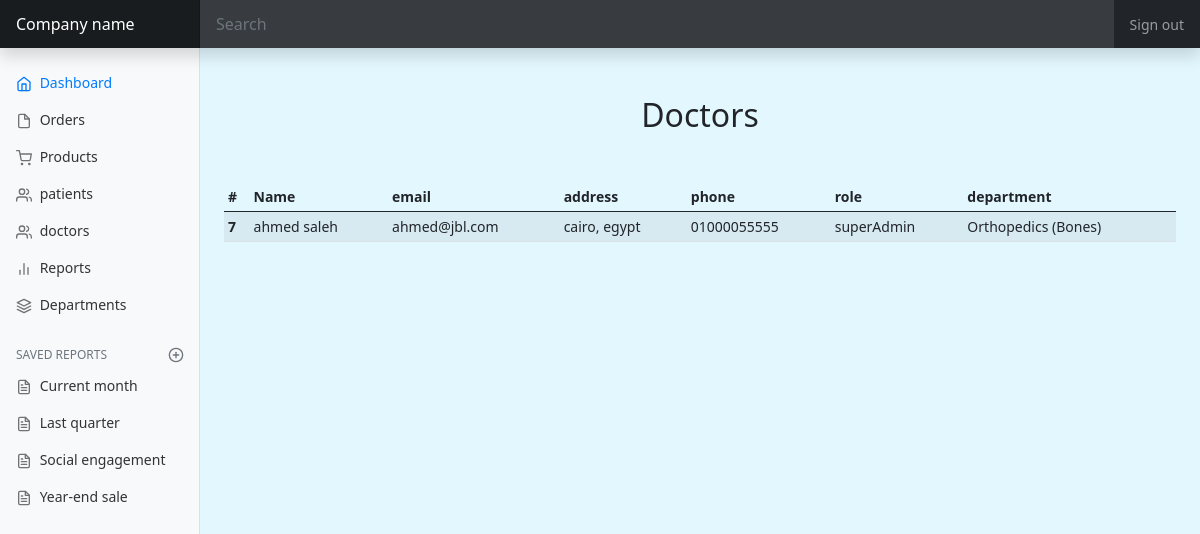
The app's page /admin/admins.php (signed in) with its own data.
### tables this page shows
CREATE TABLE `doctors` (
  `doctor_id` int(11) NOT NULL,
  `name` char(100) NOT NULL,
  `email` char(100) NOT NULL,
  `password` char(50) NOT NULL,
  `address` char(100) NOT NULL,
  `phone` char(15) NOT NULL,
  `role` int(11) NOT NULL,
  `cat_id` int(11) NOT NULL
);

CREATE TABLE `admin_rules` (
  `id` int(11) NOT NULL,
  `title` char(100) NOT NULL
);

CREATE TABLE `categories` (
  `category_id` int(11) NOT NULL,
  `title` char(65) NOT NULL
);

### admin/admins.php (the view, shortened to what this page needs)
<?php
    if (isset($_SESSION['superAdmin'])) {
    include 'initialize.php';
?>
<header class="navbar navbar-dark sticky-top bg-dark flex-md-nowrap p-0 shadow">
    <a class="navbar-brand col-md-3 col-lg-2 me-0 px-3" href="#">Company name</a>
    <input class="form-control form-control-dark w-100" type="text" placeholder="Search" aria-label="Search">
    <ul class="navbar-nav px-3">
        <li class="nav-item text-nowrap">
            <a class="nav-link" href="logout.php">Sign out</a>
        </li>
    </ul>
</header>
<div class="container-fluid">
<div class="row">
<nav id="sidebarMenu" class="col-md-3 col-lg-2 d-md-block bg-light sidebar collapse">
    <div class="position-sticky pt-3">
    <ul class="nav flex-column">
        <li class="nav-item">
        <a class="nav-link active" aria-current="page" href="dashboard.php">
            <span data-feather="home"></span>
            Dashboard
        </a>
        </li>
        <li class="nav-item">
        <a class="nav-link" href="#">
            <span data-feather="file"></span>
            Orders
        </a>
        </li>
        <li class="nav-item">
        <a class="nav-link" href="#">
            <span data-feather="shopping-cart"></span>
            Products
        </a>
        </li>
        <li class="nav-item">
        <a class="nav-link" href="patients.php">
            <span data-feather="users"></span>
            patients
        </a>
        </li>
        <li class="nav-item">
        <a class="nav-link" href="admins.php">
            <span data-feather="users"></span>
            doctors
        </a>
        </li>
        <li class="nav-item">
        <a class="nav-link" href="#">
            <span data-feather="bar-chart-2"></span>
            Reports
        </a>
        </li>
        <li class="nav-item">
        <a class="nav-link" href="categories.php">
            <span data-feather="layers"></span>
            Departments
        </a>
        </li>
    </ul>
    <h6 class="sidebar-heading d-flex justify-content-between align-items-center px-3 mt-4 mb-1 text-muted">
        <span>Saved reports</span>
        <a class="link-secondary" href="#" aria-label="Add a new report">
        <span data-feather="plus-circle"></span>
        </a>
    </h6>
    <ul class="nav flex-column mb-2">
        <li class="nav-item">
        <a class="nav-link" href="#">
            <span data-feather="file-text"></span>
            Current month
        </a>
        </li>
        <li class="nav-item">
        <a class="nav-link" href="#">
            <span data-feather="file-text"></span>
            Last quarter
        </a>
        </li>
        <li class="nav-item">
        <a class="nav-link" href="#">
            <span data-feather="file-text"></span>
            Social engagement
        </a>
        </li>
        <li class="nav-item">
        <a class="nav-link" href="#">
            <span data-feather="file-text"></span>
            Year-end sale
        </a>
        </li>
    </ul>
    </div>
</nav>
        <main class="col-md-9 ms-sm-auto col-lg-10 px-md-4">
        <h2 class="text-center my-5">Doctors</h2>
            <div class="table-responsive ">
                <table class="table table-striped table-sm table-hover">
                    <thead>
                        <tr>
                        <th>#</th>
                        <th>Name</th>
                        <th>email</th>
                        <th>address</th>
                        <th>phone</th>
                        <th>role</th>
                        <th>department</th>
                        </tr>
                    </thead>
                    <tbody>
                        <?php
                            $sql = "select doctors.*, categories.title as catTitle, admin_rules.title as role  from doctors join categories on doctors.cat_id = categories.category_id  join admin_rules on doctors.role = admin_rules.id";
                            $op = mysqli_query($con, $sql);
                            while($data = mysqli_fetch_assoc($op)) {
                                echo '
                                <tr>
                                    <th>' . $data['doctor_id'] . '</th>
                                    <td>' . $data['name'] . '</td>
                                    <td>' . $data['email'] . '</td>
                                    <td>' . $data['address'] . '</td>
                                    <td>' . $data['phone'] . '</td>
                                    <td>' . $data['role'] . '</td>
                                    <td>' . $data['catTitle'] . '</td>
                                </tr>';
                            }
                        ?>
                    </tbody>
                </table>
            </div>
        </main>
    </div>
</div>
<?php
    include $templates . 'footer.php';
?>
<?php
    }
?>

### admin/layout/css/style.css (style rules this page uses)
body { height: 1000px; background-color: #e3f7ff }

### admin/layout/css/dashboard.css (style rules this page uses)
body { font-size: .875rem; }
.feather { width: 16px; height: 16px; vertical-align: text-bottom; }
.sidebar { position: fixed; top: 0; bottom: 0; left: 0; z-index: 100; padding: 48px 0 0; box-shadow: inset -1px 0 0 rgba(0, 0, 0, .1); }
.sidebar .nav-link { font-weight: 500; color: #333; }
.sidebar .nav-link .feather { margin-right: 4px; color: #727272; }
.sidebar .nav-link.active { color: #007bff; }
.sidebar .nav-link:hover .feather, .sidebar .nav-link.active .feather { color: inherit; }
.sidebar-heading { font-size: .75rem; text-transform: uppercase; }
.navbar-brand { padding-top: .75rem; padding-bottom: .75rem; font-size: 1rem; background-color: rgba(0, 0, 0, .25); box-shadow: inset -1px 0 0 rgba(0, 0, 0, .25); }
.navbar .form-control { padding: .75rem 1rem; border-width: 0; border-radius: 0; }
.form-control-dark { color: #fff; background-color: rgba(255, 255, 255, .1); border-color: rgba(255, 255, 255, .1); }

### records on screen
doctors: doctor_id "7", name "ahmed saleh", email "ahmed@jbl.com", address "cairo, egypt", phone "01000055555", role.title "superAdmin", cat.title "Orthopedics (Bones)"
